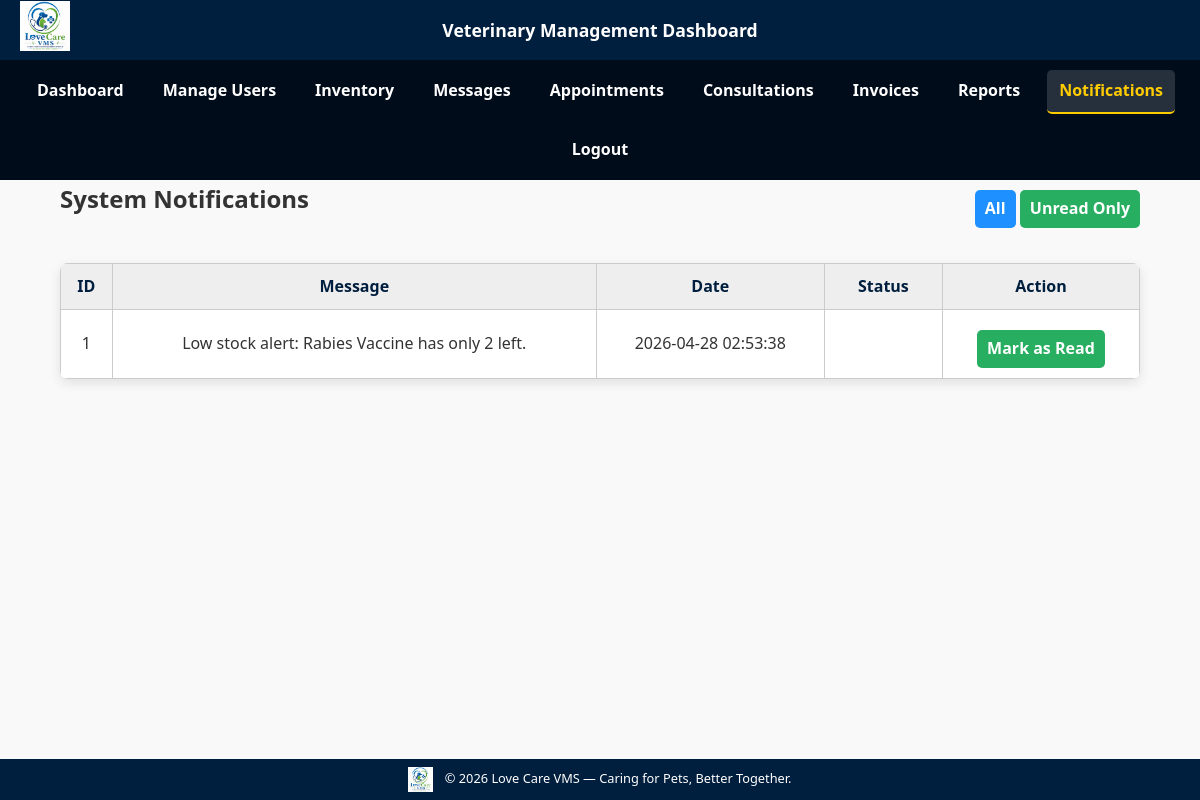
The page /pages/notifications.php (signed in) on the database as committed earlier.
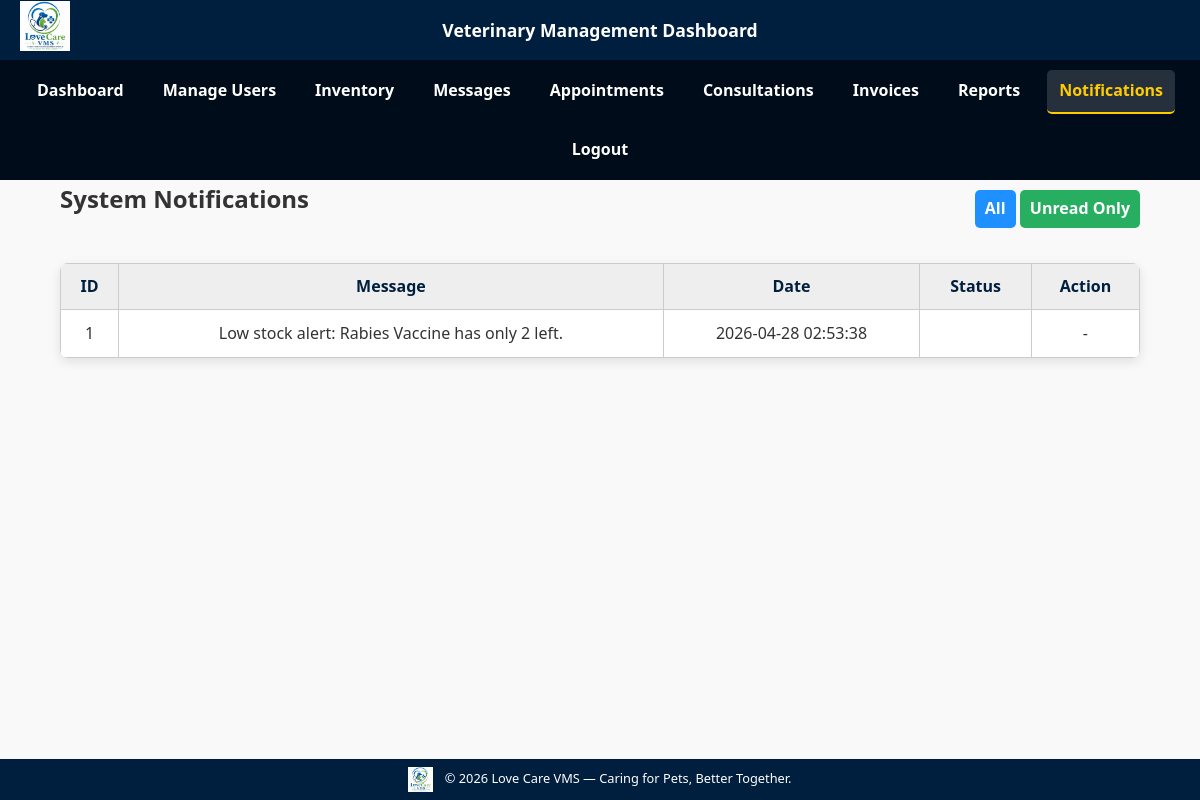
The same page on the database as committed later.
### tables this page shows
CREATE TABLE `notifications` (
  `notification_id` int(11) NOT NULL,
  `user_id` int(11) DEFAULT NULL,
  `message` varchar(255) DEFAULT NULL,
  `status` enum('Unread','Read') DEFAULT NULL,
  `notification_date` datetime DEFAULT current_timestamp()
);

### pages/notifications.php (the view, shortened to what this page needs)
<?php
include('../config/db.php');
$role = $_SESSION['user']['role'];
$user_id = $_SESSION['user']['id'];
$filter = isset($_GET['filter']) ? $_GET['filter'] : 'all';
if ($role === 'PetOwner') {
    $sql = ($filter == 'unread')
        ? "SELECT * FROM notifications WHERE owner_id=? AND status='Unread' ORDER BY notification_date DESC"
        : "SELECT * FROM notifications WHERE owner_id=? ORDER BY notification_date DESC";
    $stmt = $conn->prepare($sql);
    $stmt->bind_param("i", $user_id);
    $stmt->execute();
    $result = $stmt->get_result();
} elseif ($role === 'Receptionist') {
    $sql = ($filter == 'unread')
        ? "SELECT * FROM notifications WHERE status='Unread' ORDER BY notification_date DESC"
        : "SELECT * FROM notifications ORDER BY notification_date DESC";
    $result = $conn->query($sql);
} elseif ($role === 'Administrator') {
    $sql = ($filter == 'unread')
        ? "SELECT * FROM notifications WHERE status='Unread' ORDER BY notification_date DESC"
        : "SELECT * FROM notifications ORDER BY notification_date DESC";
    $result = $conn->query($sql);
}
?>
<!DOCTYPE html>
<html>
<head>
    <link rel="stylesheet" href="../assets/css/theme.css">
    <link rel="stylesheet" href="../assets/css/alerts.css">
    <link rel="stylesheet" href="../assets/css/badges.css">
    <link rel="stylesheet" href="../assets/css/res.css">
</head>
<body>
<?php include('../includes/header.php'); ?>
<?php include('../includes/navbar.php'); ?>
<div class="container">
    <h2><i class="fa-solid fa-bell"></i> System Notifications</h2>
    <div style="margin-bottom:15px;">
        <a href="notifications.php?filter=all" class="btn-blue">All</a>
        <a href="notifications.php?filter=unread" class="btn-green">Unread Only</a>
    </div>
    <table class="table">
        <tr>
            <th>ID</th><th>Message</th><th>Date</th><th>Status</th><th>Action</th>
        </tr>
        <?php while($row = $result->fetch_assoc()): ?>
        <tr>
            <td><?= $row['notification_id'] ?></td>
            <td><?= htmlspecialchars($row['message']) ?></td>
            <td><?= $row['notification_date'] ?></td>
            <td>
                <span class="badge badge-<?= strtolower($row['status']); ?>">
                </span>
            </td>
            <td>
                <?php if($row['status']=='Unread'): ?>
                    <a href="notifications.php?mark_read=<?= $row['notification_id'] ?>" class="btn-green">Mark as Read</a>
                <?php else: ?>
                    -
                <?php endif; ?>
            </td>
        </tr>
        <?php endwhile; ?>
    </table>
</div>
<?php include('../includes/footer.php'); ?>
</body>
</html>

Rows that differ between the two databases and show on the page:
changed notifications "Low stock alert: Rabies Vaccine has only 2 left.": status "Mark as Read" → "-"
